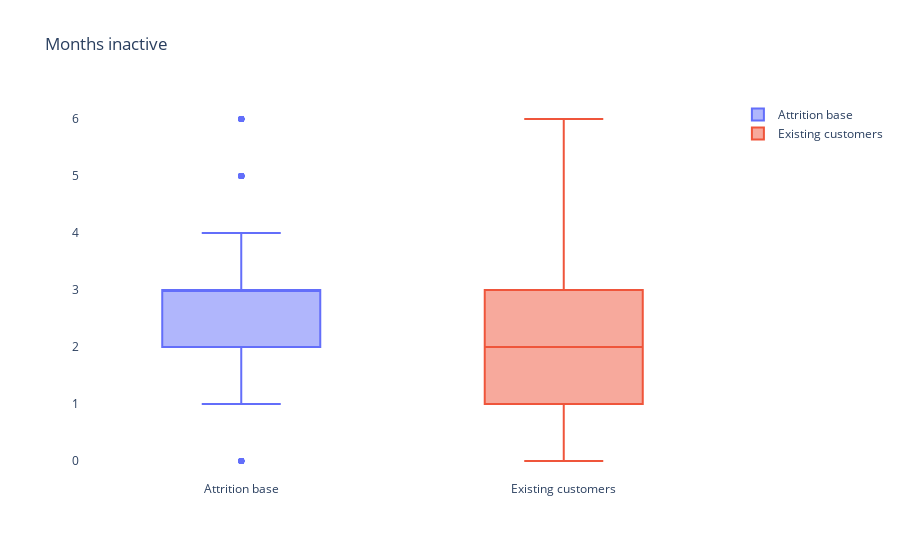

Notebook code cell kept with this figure:
### Markdown cell above
# Hypothesis 5: the attrition base have been inactive for longer than the customers who remain
Given the the attrition base is utilising the card less, do they have a sustained period of inactivity?

### Code cell
#Build the boxplot
fig7 = go.Figure()
fig7.add_trace(go.Box(y = dfatt['Months_Inactive_12_mon'], name = 'Attrition base'))
fig7.add_trace(go.Box(y = dfexis['Months_Inactive_12_mon'], name = 'Existing customers'))
fig7.update_layout(plot_bgcolor = 'white', title = 'Months inactive')
fig7.show()

### Figure 1 — Plotly figure (JSON) as saved in the notebook; plotly's stock layout.template omitted (floating-point values rounded to 4 significant figures; data arrays with more than 128 entries replaced by an {"elided": "..."} marker saying what was removed)
{"data": [{"name": "Attrition base", "type": "box", "y": {"elided": "1627 int values"}}, {"name": "Existing customers", "type": "box", "y": {"elided": "8500 int values"}}], "layout": {"autosize": true, "plot_bgcolor": "white", "title": {"text": "Months inactive"}, "xaxis": {"autorange": true, "range": [-0.5, 1.5], "type": "category"}, "yaxis": {"autorange": true, "range": [-0.3333, 6.333], "type": "linear"}}}
